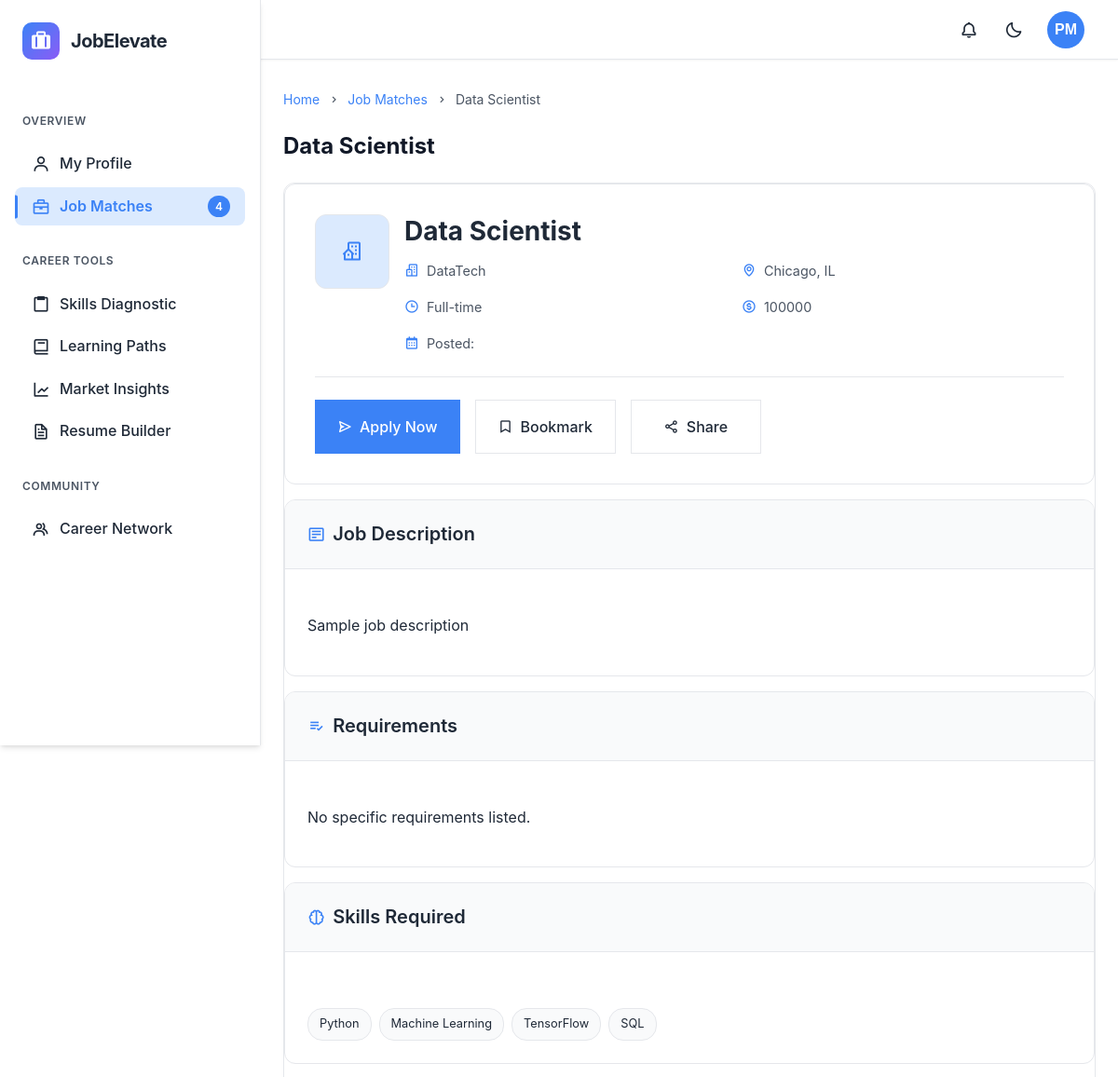
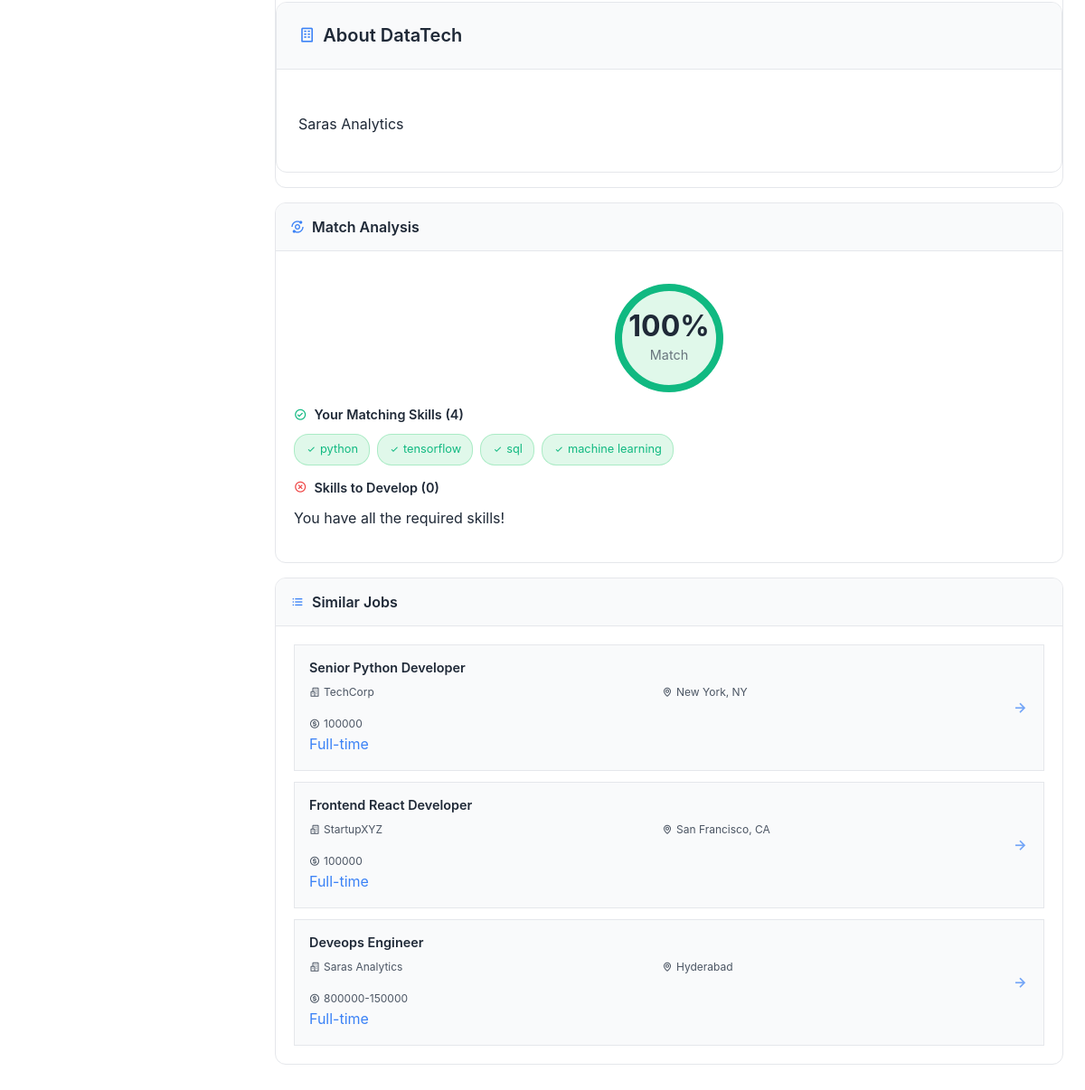
The page /jobs/job/4/ (signed in) on the database as committed earlier (2 pictures, top to bottom).
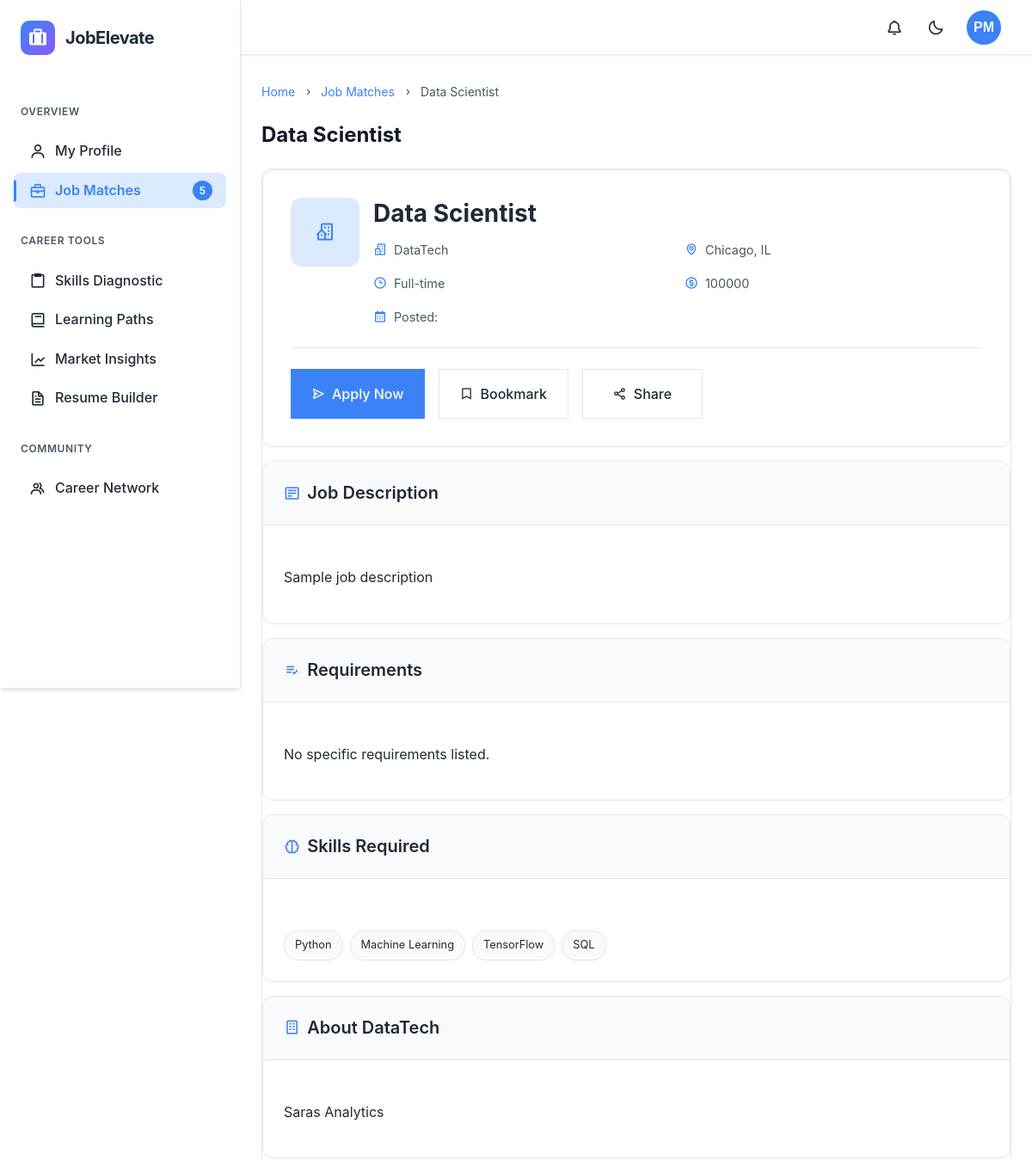
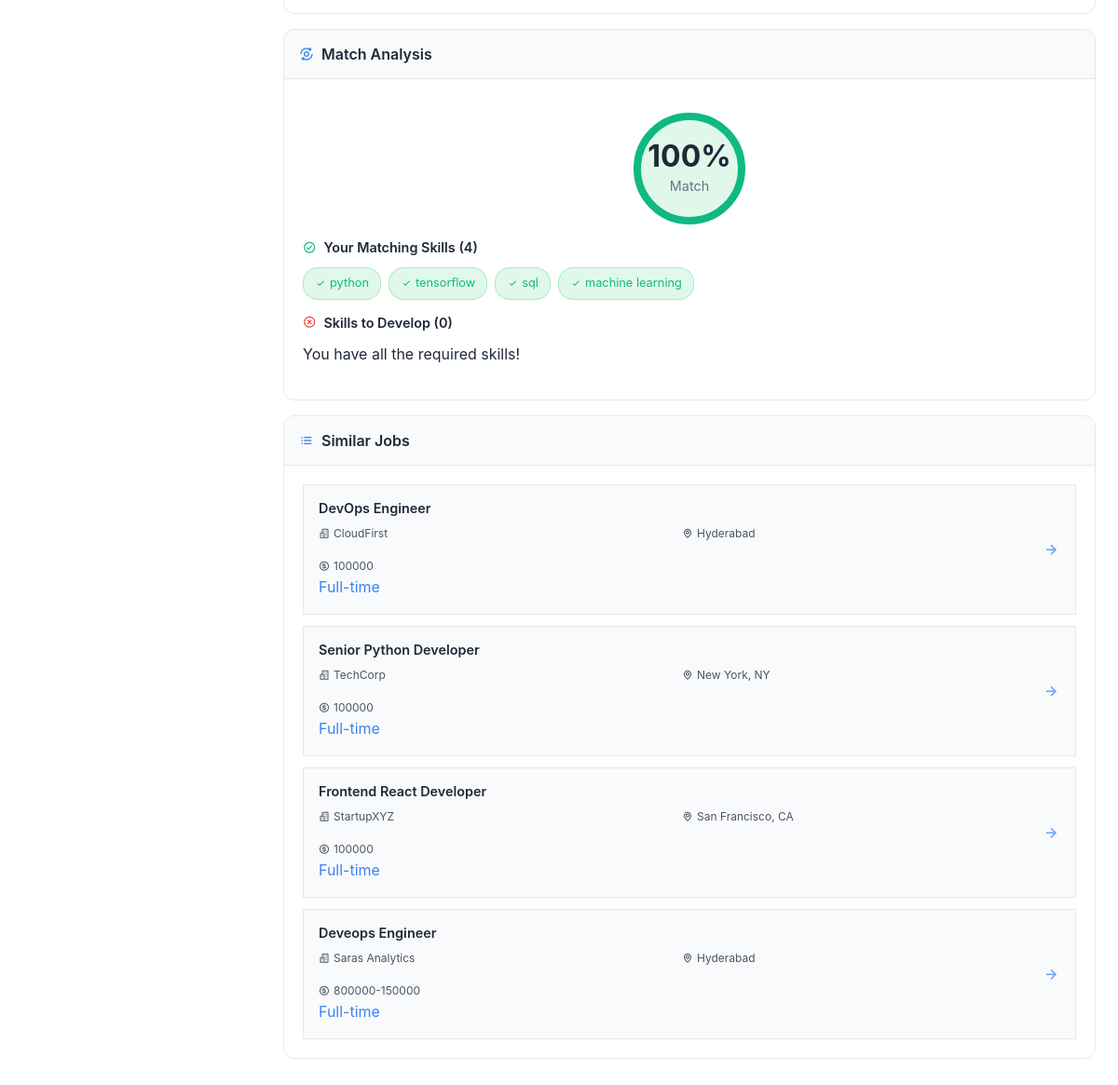
The same page on the database as committed later (2 pictures, top to bottom).
### recruiter/models.py (models this page shows, shortened)
class Job(models.Model):
    JOB_STATUS_CHOICES = [
        ('Open', 'Open'),
        ('Closed', 'Closed'),
        ('Paused', 'Paused'),
        ('Filled', 'Filled'),
    ]
    JOB_TYPE_CHOICES = [
        ('Full-time', 'Full-time'),
        ('Part-time', 'Part-time'),
        ('Internship', 'Internship'),
        ('Remote', 'Remote'),
        ('Contract', 'Contract'),
        ('Freelance', 'Freelance'),
    ]
    title = models.CharField(_('job title'), max_length=255)
    company = models.CharField(_('company'), max_length=255)
    location = models.CharField(_('location'), max_length=255)
    job_type = models.CharField(_('job type'), max_length=50, choices=JOB_TYPE_CHOICES)
    salary = models.CharField(_('salary range'), max_length=100, blank=True, null=True)
    experience = models.IntegerField(_('experience required (years)'), default=0)
    description = models.TextField(_('job description'))
    requirements = models.TextField(_('job requirements'), blank=True, null=True)
    status = models.CharField(_('job status'), max_length=10, choices=JOB_STATUS_CHOICES, default='Open')
    skills = models.JSONField(_('required skills'), default=list)
    created_at = models.DateTimeField(auto_now_add=True)
    updated_at = models.DateTimeField(auto_now=True)
    posted_by = models.ForeignKey(
        settings.AUTH_USER_MODEL,
        on_delete=models.CASCADE,
        related_name='posted_jobs',
        limit_choices_to={'user_type': 'recruiter'}
    )
    class Meta:
        ordering = ['-created_at']
        verbose_name = _('job')
        verbose_name_plural = _('jobs')

### jobs/views.py (the view)
# urls.py: path('job/<int:job_id>/', views.job_detail, name='job_detail'),
@login_required
def job_detail(request, job_id):
    job = get_object_or_404(Job, id=job_id, status='Open')
    recommender.track_job_view(request.user, job)
    already_applied = Application.objects.filter(
        job=job,
        applicant=request.user
    ).exists()
    is_bookmarked = JobBookmark.objects.filter(
        job=job,
        user=request.user
    ).exists()
    company_description = None
    try:
        if hasattr(job.posted_by, 'recruiterprofile'):
            company_description = job.posted_by.recruiterprofile.company_description
        elif job.posted_by.company_description:
            company_description = job.posted_by.company_description
    except Exception:
        company_description = None
    similar_jobs = []
    try:
        all_jobs = Job.objects.filter(status='Open').exclude(id=job_id)
        job_skills_set = set(job.skills) if job.skills else set()
        similar_jobs_with_scores = []
        for similar_job in all_jobs:
            similar_skills_set = set(similar_job.skills) if similar_job.skills else set()
            similarity_score = 0
            if job_skills_set and similar_skills_set:
                overlap = len(job_skills_set.intersection(similar_skills_set))
                if overlap > 0:
                    similarity_score += overlap / len(job_skills_set.union(similar_skills_set)) * 0.7
            if job.job_type == similar_job.job_type:
                similarity_score += 0.2
            if job.location.lower() == similar_job.location.lower():
                similarity_score += 0.1
            if similarity_score > 0.1:
                similar_jobs_with_scores.append({
                    'job': similar_job,
                    'similarity_score': similarity_score
                })
        similar_jobs_with_scores.sort(key=lambda x: x['similarity_score'], reverse=True)
        similar_jobs = [item['job'] for item in similar_jobs_with_scores[:5]]
    except Exception as e:
        similar_jobs = Job.objects.filter(
            status='Open',
            job_type=job.job_type
        ).exclude(id=job_id)[:5]
    user_skills = request.user.get_skills_list()
    match_score = 0
    if user_skills and job.skills:
        user_skills_set = set([skill.lower().strip() for skill in user_skills])
        job_skills_set = set([skill.lower().strip() for skill in job.skills])
        if user_skills_set and job_skills_set:
            matching_skills = user_skills_set.intersection(job_skills_set)
            match_score = int((len(matching_skills) / len(job_skills_set)) * 100)
    context = {
        'job': job,
        'already_applied': already_applied,
        'is_bookmarked': is_bookmarked,
        'similar_jobs': similar_jobs,
        'company_description': company_description,
        'match_score': match_score,
        'matching_skills': user_skills_set.intersection(job_skills_set) if user_skills and job.skills else [],
        'missing_skills': job_skills_set - user_skills_set if user_skills and job.skills else []
    }
    return render(request, 'jobs/job_detail.html', context)

### accounts/models.py (called while the page is built)
    def get_skills_list(self):
        return [skill.strip() for skill in self.technical_skills.split(',')] if self.technical_skills else []

### backend/context_processors.py (called while the page is built)
def user_initials(request):
    if request.user.is_authenticated:
        full_name = request.user.full_name.strip() if request.user.full_name else ""
        name_parts = full_name.split()
        if len(name_parts) >= 2:
            initials = name_parts[0][0].upper() + name_parts[-1][0].upper()
        elif len(name_parts) == 1:
            initials = name_parts[0][0].upper()
        else:
            initials = "US"
    else:
        initials = "US"
    return {
        'user_initials': initials
    }

### jobs/recommendation_engine.py (called while the page is built, shortened)
    def update_user_similarities(self, user):
        try:
            other_users = User.objects.filter(
                user_type=user.user_type
            ).exclude(id=user.id)
        except Exception as e:
            logger.error(f"Error updating user similarities for user {user.id}: {str(e)}")

### jobs/templates/jobs/job_detail.html (shortened to what the changed rows need)
{% extends 'dashboard/base.html' %}
{% load static %}
{% block content %}
<div class="page-content-header">
    <h1 class="page-title">{{ job.title }}</h1>
</div>
<div class="content-section">
    <div class="job-header-card">
                <div class="job-header-content">
                    <div class="job-header-info">
                        <h1 class="job-title">{{ job.title }}</h1>
                    </div>
                </div>
            </div>
            <div class="content-section">
                <div class="section-header">
                    <h2 class="section-title"><i class='bx bx-detail'></i> Job Description</h2>
                </div>
            </div>
            <div class="content-section">
                <div class="section-header">
                    <h2 class="section-title"><i class='bx bx-list-check'></i> Requirements</h2>
                </div>
            </div>
            <div class="content-section">
                <div class="section-header">
                    <h2 class="section-title"><i class='bx bx-brain'></i> Skills Required</h2>
                </div>
                <div class="section-content">
                    <div class="skills-container">
                        {% for skill in job.skills %}
                        <span class="skill-tag {% if skill in matching_skills %}skill-match{% endif %}">
                            {{ skill }}
                        </span>
                        {% empty %}
                        <p>No specific skills listed.</p>
                        {% endfor %}
                    </div>
                </div>
            </div>
            <div class="content-section">
                <div class="section-header">
                    <h2 class="section-title"><i class='bx bx-building'></i> About {{ job.company }}</h2>
                </div>
            </div>
        </div>
        <div class="job-sidebar">
            <div class="sidebar-card match-score-card">
                <div class="card-body">
                    <div class="skills-match">
                        <div class="skills-container">
                            {% for skill in matching_skills %}
                            <span class="skill-tag skill-match"><i class='bx bx-check'></i> {{ skill }}</span>
                            {% empty %}
                            <p>You don't have any matching skills yet.</p>
                            {% endfor %}
                        </div>
                    </div>
                </div>
            </div>
            <div class="sidebar-card similar-jobs-card">
                <div class="card-body">
                    <div class="similar-jobs-list">
                        {% for similar_job in similar_jobs %}
                        <a href="{% url 'jobs:job_detail' similar_job.id %}" class="similar-job-item">
                            <div class="similar-job-info">
                                <h4>{{ similar_job.title }}</h4>
                                <div class="job-meta">
                                    <span><i class='bx bx-buildings'></i> {{ similar_job.company }}</span>
                                    <span><i class='bx bx-map'></i> {{ similar_job.location }}</span>
                                    {% if similar_job.salary %}
                                    <span><i class='bx bx-dollar-circle'></i> {{ similar_job.salary }}</span>
                                    {% endif %}
                                </div>
                                <div class="job-type-badge">{{ similar_job.job_type }}</div>
                            </div>
                            <i class='bx bx-right-arrow-alt'></i>
                        </a>
                        {% empty %}
                        <p>No similar jobs found.</p>
                        {% endfor %}
                    </div>
                </div>
            </div>
        </div>
    </div>
{% endblock %}

Rows that differ between the two databases and show on the page:
now on this page (row edited): Job: title "DevOps Engineer", company "CloudFirst", location "Hyderabad", salary "100000", job_type "Full-time"
Other text that changed with them:
{{ job_match_count }}: "4" → "5"
